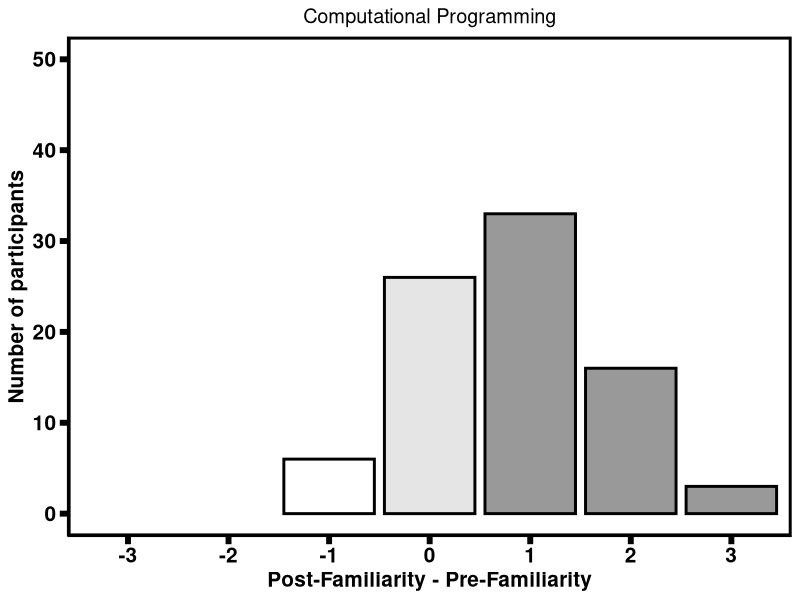
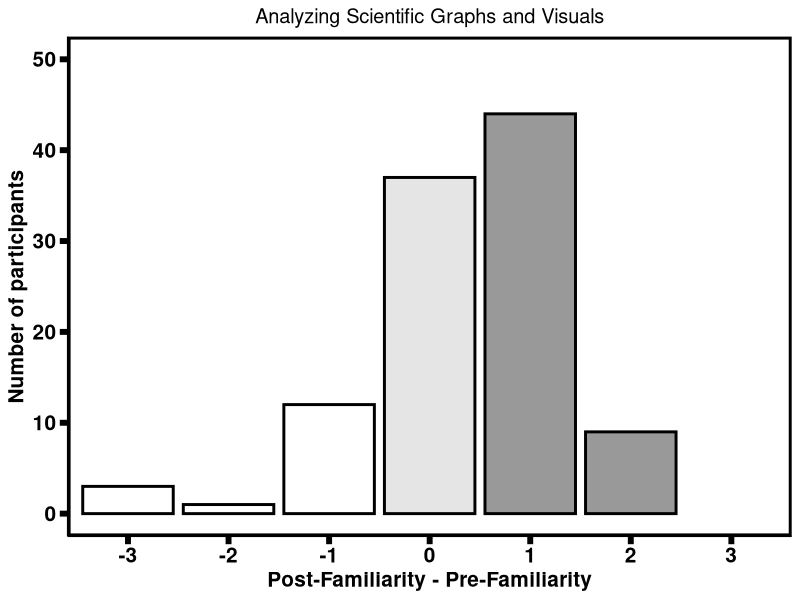
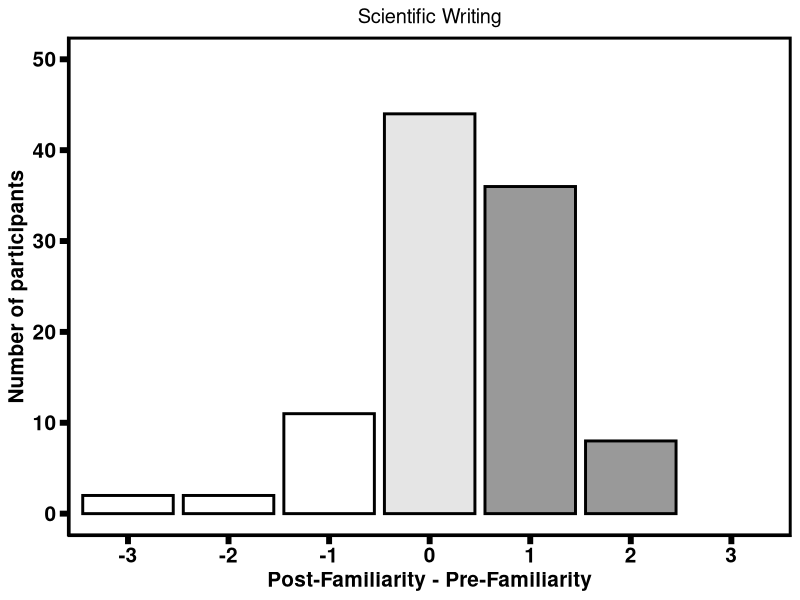
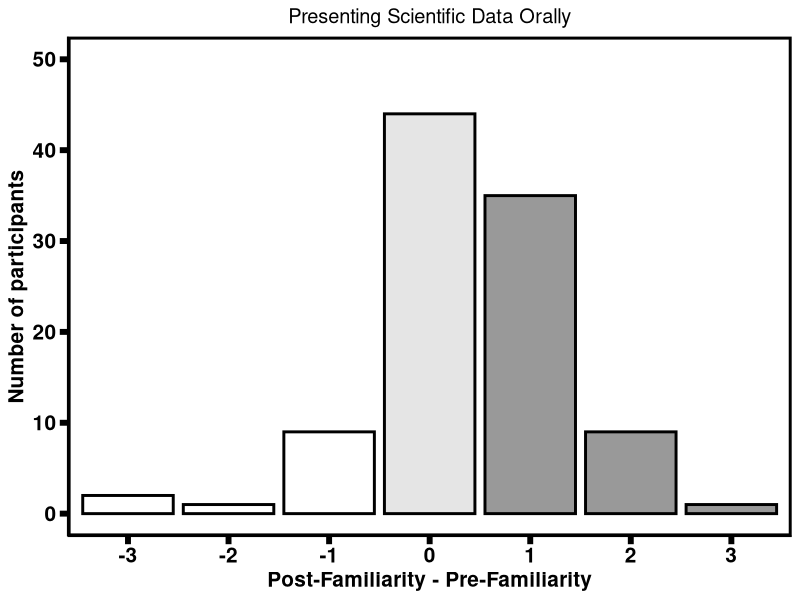
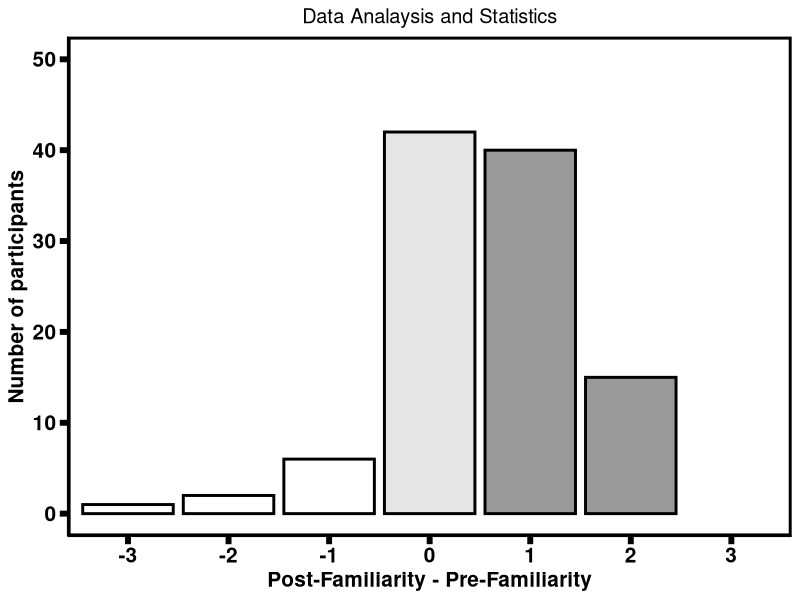
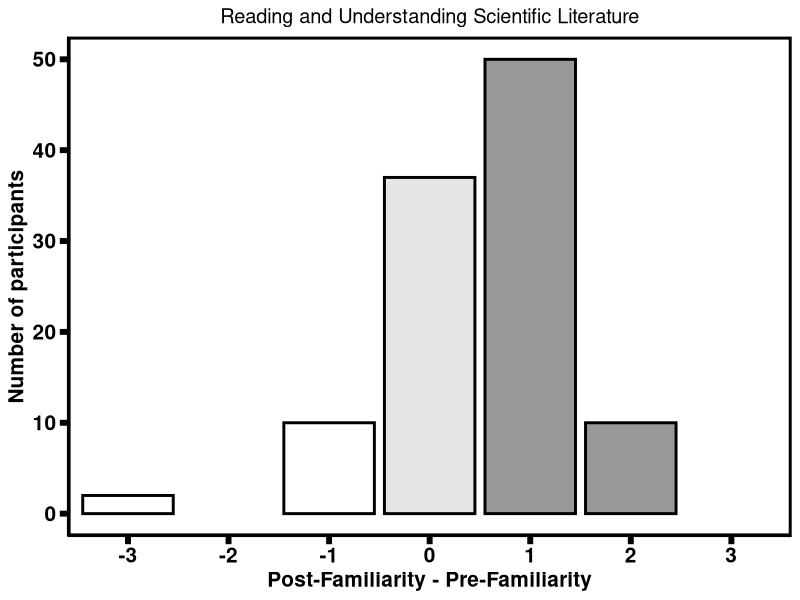
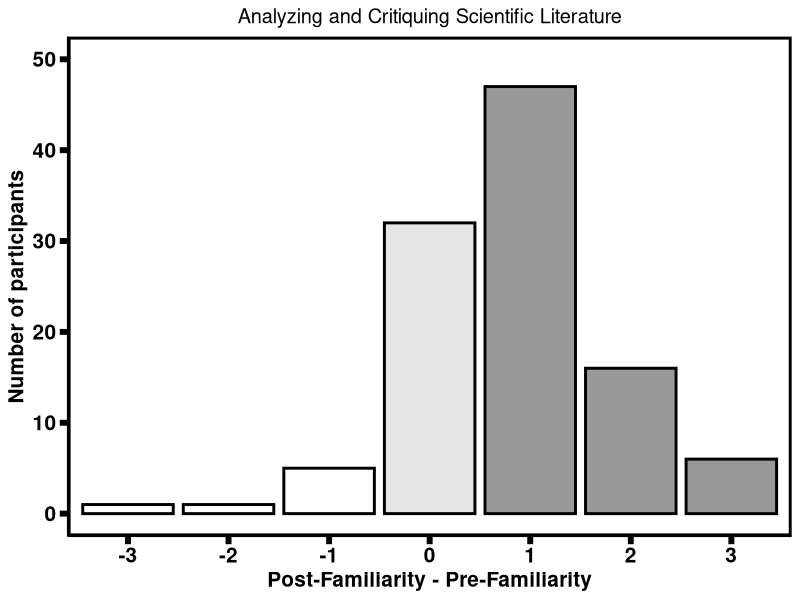
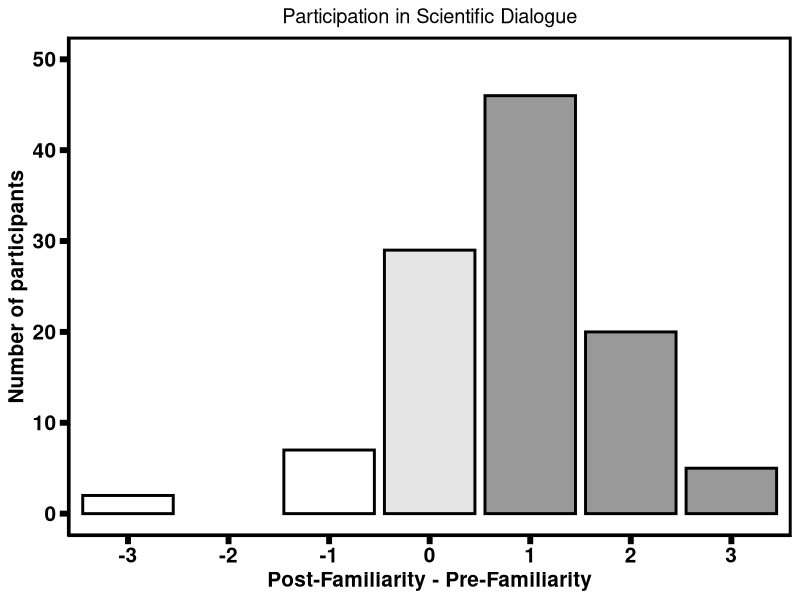

Recreate these plots in R, in order.
#Code written by MC Granovetter (March 2021)
#Updated Aug 2022

#load needed packages
library(rstudioapi)
library(ggplot2)
library(ggpubr)

#set working directory
setwd(dirname(getActiveDocumentContext()$path)) 

#load data
theData <- read.csv(file="Tidy.csv")

#models

m1 <- glm(theData$Comp ~ 1)
s1 <- summary(m1)
p1 <- s1$coefficients[,"Pr(>|t|)"]

m2 <- glm(theData$Visuals ~ 1)
s2 <- summary(m2)
p2 <- s2$coefficients[,"Pr(>|t|)"]

m3 <- glm(theData$Writing ~ 1)
s3 <- summary(m3)
p3 <- s3$coefficients[,"Pr(>|t|)"]

m4 <- glm(theData$Pres ~ 1)
s4 <- summary(m4)
p4 <- s4$coefficients[,"Pr(>|t|)"]

m5 <- glm(theData$Stats ~ 1)
s5 <- summary(m5)
p5 <- s5$coefficients[,"Pr(>|t|)"]

m6 <- glm(theData$Read ~ 1)
s6 <- summary(m6)
p6 <- s6$coefficients[,"Pr(>|t|)"]

m7 <- glm(theData$Critique ~ 1)
s7 <- summary(m7)
p7 <- s7$coefficients[,"Pr(>|t|)"]

m8 <- glm(theData$Part ~ 1)
s8 <- summary(m8)
p8 <- s8$coefficients[,"Pr(>|t|)"]

m9 <- glm(theData$ConBec ~ 1)
s9 <- summary(m9)
p9 <- s9$coefficients[,"Pr(>|t|)"]

m10 <- glm(theData$Prep ~ 1)
s10 <- summary(m10)
p10 <- s10$coefficients[,"Pr(>|t|)"]

m11 <- glm(theData$ConNav ~ 1)
s11 <- summary(m11)
p11 <- s11$coefficients[,"Pr(>|t|)"]

m12 <- glm(theData$Contact ~ 1)
s12 <- summary(m12)
p12 <- s12$coefficients[,"Pr(>|t|)"]

p <- c(p1, p2, p3, p4, p5, p6, p7, p8, p9, p10, p11, p12)
p.corr <- p*12

plotX <- factor(theData$Comp,levels=c("-3","-2","-1","0","1","2","3"))
plotX <- na.omit(plotX)
ggplot() +
geom_bar(aes(x=plotX,fill=plotX),alpha=0.4,size=1,colour="black") +
scale_fill_manual(values=c("white","gray","black","black","black")) +
theme_pubr() +
ylab(c("Number of participants")) +
xlab(c("Post-Familiarity - Pre-Familiarity")) +
ggtitle(c("Computational Programming")) +
theme(panel.border=element_rect(colour="black", fill=NA, size=2),
axis.ticks=element_line(size=2, colour="black"),
axis.ticks.length=unit(0.2, "cm")) +
font("xylab", size=15) +
font("xy", size=15) +
font("xy.text", size=15) +
theme(plot.title=element_text(hjust=0.5)) +
theme(axis.text=element_text(face="bold")) +
theme(axis.title=element_text(face="bold")) +
theme(legend.position = "none") +
scale_x_discrete(drop=FALSE)  +
ylim(0,50)

plotX <- factor(theData$Visuals,levels=c("-3","-2","-1","0","1","2","3"))
plotX <- na.omit(plotX)
ggplot() +
geom_bar(aes(x=plotX,fill=plotX),alpha=0.4,size=1,colour="black") +
scale_fill_manual(values=c("white","white","white","gray","black","black")) +
theme_pubr() +
ylab(c("Number of participants")) +
xlab(c("Post-Familiarity - Pre-Familiarity")) +
ggtitle(c("Analyzing Scientific Graphs and Visuals")) +
theme(panel.border=element_rect(colour="black", fill=NA, size=2),
axis.ticks=element_line(size=2, colour="black"),
axis.ticks.length=unit(0.2, "cm")) +
font("xylab", size=15) +
font("xy", size=15) +
font("xy.text", size=15) +
theme(plot.title=element_text(hjust=0.5)) +
theme(axis.text=element_text(face="bold")) +
theme(axis.title=element_text(face="bold")) +
theme(legend.position = "none") +
scale_x_discrete(drop=FALSE) +
ylim(0,50)

plotX <- factor(theData$Writing,levels=c("-3","-2","-1","0","1","2","3"))
plotX <- na.omit(plotX)
ggplot() +
geom_bar(aes(x=plotX,fill=plotX),alpha=0.4,size=1,colour="black") +
scale_fill_manual(values=c("white","white","white","gray","black","black")) +
theme_pubr() +
ylab(c("Number of participants")) +
xlab(c("Post-Familiarity - Pre-Familiarity")) +
ggtitle(c("Scientific Writing")) +
theme(panel.border=element_rect(colour="black", fill=NA, size=2),
axis.ticks=element_line(size=2, colour="black"),
axis.ticks.length=unit(0.2, "cm")) +
font("xylab", size=15) +
font("xy", size=15) +
font("xy.text", size=15) +
theme(plot.title=element_text(hjust=0.5)) +
theme(axis.text=element_text(face="bold")) +
theme(axis.title=element_text(face="bold")) +
theme(legend.position = "none") +
scale_x_discrete(drop=FALSE) +
ylim(0,50)

plotX <- factor(theData$Pres,levels=c("-3","-2","-1","0","1","2","3"))
plotX <- na.omit(plotX)
ggplot() +
geom_bar(aes(x=plotX,fill=plotX),alpha=0.4,size=1,colour="black") +
scale_fill_manual(values=c("white","white","white","gray","black","black","black")) +
theme_pubr() +
ylab(c("Number of participants")) +
xlab(c("Post-Familiarity - Pre-Familiarity")) +
ggtitle(c("Presenting Scientific Data Orally")) +
theme(panel.border=element_rect(colour="black", fill=NA, size=2),
axis.ticks=element_line(size=2, colour="black"),
axis.ticks.length=unit(0.2, "cm")) +
font("xylab", size=15) +
font("xy", size=15) +
font("xy.text", size=15) +
theme(plot.title=element_text(hjust=0.5)) +
theme(axis.text=element_text(face="bold")) +
theme(axis.title=element_text(face="bold")) +
theme(legend.position = "none") +
scale_x_discrete(drop=FALSE) +
ylim(0,50)

plotX <- factor(theData$Stats,levels=c("-3","-2","-1","0","1","2","3"))
plotX <- na.omit(plotX)
ggplot() +
geom_bar(aes(x=plotX,fill=plotX),alpha=0.4,size=1,colour="black") +
scale_fill_manual(values=c("white","white","white","gray","black","black")) +
theme_pubr() +
ylab(c("Number of participants")) +
xlab(c("Post-Familiarity - Pre-Familiarity")) +
ggtitle(c("Data Analaysis and Statistics")) +
theme(panel.border=element_rect(colour="black", fill=NA, size=2),
axis.ticks=element_line(size=2, colour="black"),
axis.ticks.length=unit(0.2, "cm")) +
font("xylab", size=15) +
font("xy", size=15) +
font("xy.text", size=15) +
theme(plot.title=element_text(hjust=0.5)) +
theme(axis.text=element_text(face="bold")) +
theme(axis.title=element_text(face="bold")) +
theme(legend.position = "none") +
scale_x_discrete(drop=FALSE) +
ylim(0,50)

plotX <- factor(theData$Read,levels=c("-3","-2","-1","0","1","2","3"))
plotX <- na.omit(plotX)
ggplot() +
geom_bar(aes(x=plotX,fill=plotX),alpha=0.4,size=1,colour="black") +
scale_fill_manual(values=c("white","white","gray","black","black")) +
theme_pubr() +
ylab(c("Number of participants")) +
xlab(c("Post-Familiarity - Pre-Familiarity")) +
ggtitle(c("Reading and Understanding Scientific Literature")) +
theme(panel.border=element_rect(colour="black", fill=NA, size=2),
axis.ticks=element_line(size=2, colour="black"),
axis.ticks.length=unit(0.2, "cm")) +
font("xylab", size=15) +
font("xy", size=15) +
font("xy.text", size=15) +
theme(plot.title=element_text(hjust=0.5)) +
theme(axis.text=element_text(face="bold")) +
theme(axis.title=element_text(face="bold")) +
theme(legend.position = "none") +
scale_x_discrete(drop=FALSE) +
ylim(0,50)

plotX <- factor(theData$Critique,levels=c("-3","-2","-1","0","1","2","3"))
plotX <- na.omit(plotX)
ggplot() +
geom_bar(aes(x=plotX,fill=plotX),alpha=0.4,size=1,colour="black") +
scale_fill_manual(values=c("white","white","white","gray","black","black","black")) +
theme_pubr() +
ylab(c("Number of participants")) +
xlab(c("Post-Familiarity - Pre-Familiarity")) +
ggtitle(c("Analyzing and Critiquing Scientific Literature")) +
theme(panel.border=element_rect(colour="black", fill=NA, size=2),
axis.ticks=element_line(size=2, colour="black"),
axis.ticks.length=unit(0.2, "cm")) +
font("xylab", size=15) +
font("xy", size=15) +
font("xy.text", size=15) +
theme(plot.title=element_text(hjust=0.5)) +
theme(axis.text=element_text(face="bold")) +
theme(axis.title=element_text(face="bold")) +
theme(legend.position = "none") +
scale_x_discrete(drop=FALSE) +
ylim(0,50)

plotX <- factor(theData$Part,levels=c("-3","-2","-1","0","1","2","3"))
plotX <- na.omit(plotX)
ggplot() +
geom_bar(aes(x=plotX,fill=plotX),alpha=0.4,size=1,colour="black") +
scale_fill_manual(values=c("white","white","gray","black","black","black")) +
theme_pubr() +
ylab(c("Number of participants")) +
xlab(c("Post-Familiarity - Pre-Familiarity")) +
ggtitle(c("Participation in Scientific Dialogue")) +
theme(panel.border=element_rect(colour="black", fill=NA, size=2),
axis.ticks=element_line(size=2, colour="black"),
axis.ticks.length=unit(0.2, "cm")) +
font("xylab", size=15) +
font("xy", size=15) +
font("xy.text", size=15) +
theme(plot.title=element_text(hjust=0.5)) +
theme(axis.text=element_text(face="bold")) +
theme(axis.title=element_text(face="bold")) +
theme(legend.position = "none") +
scale_x_discrete(drop=FALSE) +
ylim(0,50)

plotX <- factor(theData$ConBec,levels=c("-4","-3","-2","-1","0","1","2","3","4"))
plotX <- na.omit(plotX)
ggplot() +
geom_bar(aes(x=plotX,fill=plotX),alpha=0.4,size=1,colour="black") +
scale_fill_manual(values=c("white","gray","black","black","black")) +
theme_pubr() +
ylab(c("Number of participants")) +
xlab(c("Post-Score - Pre-Score")) +
ggtitle(c("Confidence in Becoming a Physician Scientist")) +
theme(panel.border=element_rect(colour="black", fill=NA, size=2),
axis.ticks=element_line(size=2, colour="black"),
axis.ticks.length=unit(0.2, "cm")) +
font("xylab", size=15) +
font("xy", size=15) +
font("xy.text", size=15) +
theme(plot.title=element_text(hjust=0.5)) +
theme(axis.text=element_text(face="bold")) +
theme(axis.title=element_text(face="bold")) +
theme(legend.position = "none") +
scale_x_discrete(drop=FALSE) +
ylim(0,50)

plotX <- factor(theData$Prep,levels=c("-4","-3","-2","-1","0","1","2","3","4"))
plotX <- na.omit(plotX)
ggplot() +
geom_bar(aes(x=plotX,fill=plotX),alpha=0.4,size=1,colour="black") +
scale_fill_manual(values=c("white","gray","black","black","black")) +
theme_pubr() +
ylab(c("Number of participants")) +
xlab(c("Post-Score - Pre-Score")) +
ggtitle(c("Preparedness in Applying to Physician Scientist Training Programs")) +
theme(panel.border=element_rect(colour="black", fill=NA, size=2),
axis.ticks=element_line(size=2, colour="black"),
axis.ticks.length=unit(0.2, "cm")) +
font("xylab", size=15) +
font("xy", size=15) +
font("xy.text", size=15) +
theme(plot.title=element_text(hjust=0.5)) +
theme(axis.text=element_text(face="bold")) +
theme(axis.title=element_text(face="bold")) +
theme(legend.position = "none") +
scale_x_discrete(drop=FALSE) +
ylim(0,50)

plotX <- factor(theData$ConNav,levels=c("-4","-3","-2","-1","0","1","2","3","4"))
plotX <- na.omit(plotX)
ggplot() +
geom_bar(aes(x=plotX,fill=plotX),alpha=0.4,size=1,colour="black") +
scale_fill_manual(values=c("white","gray","black","black","black")) +
theme_pubr() +
ylab(c("Number of participants")) +
xlab(c("Post-Score - Pre-Score")) +
ggtitle(c("Confidence in Navigating Mentoring Relationships")) +
theme(panel.border=element_rect(colour="black", fill=NA, size=2),
axis.ticks=element_line(size=2, colour="black"),
axis.ticks.length=unit(0.2, "cm")) +
font("xylab", size=15) +
font("xy", size=15) +
font("xy.text", size=15) +
theme(plot.title=element_text(hjust=0.5)) +
theme(axis.text=element_text(face="bold")) +
theme(axis.title=element_text(face="bold")) +
theme(legend.position = "none") +
scale_x_discrete(drop=FALSE) +
ylim(0,50)

plotX <- factor(theData$Contact,levels=c("-4","-3","-2","-1","0","1","2","3","4"))
plotX <- na.omit(plotX)
ggplot() +
geom_bar(aes(x=plotX,fill=plotX),alpha=0.4,size=1,colour="black") +
scale_fill_manual(values=c("white","white","gray","black","black","black","black")) +
theme_pubr() +
ylab(c("Number of participants")) +
xlab(c("Post-Score - Pre-Score")) +
ggtitle(c("Contact and Mentoring Support")) +
theme(panel.border=element_rect(colour="black", fill=NA, size=2),
axis.ticks=element_line(size=2, colour="black"),
axis.ticks.length=unit(0.2, "cm")) +
font("xylab", size=15) +
font("xy", size=15) +
font("xy.text", size=15) +
theme(plot.title=element_text(hjust=0.5)) +
theme(axis.text=element_text(face="bold")) +
theme(axis.title=element_text(face="bold")) +
theme(legend.position = "none") +
scale_x_discrete(drop=FALSE) +
ylim(0,50)
